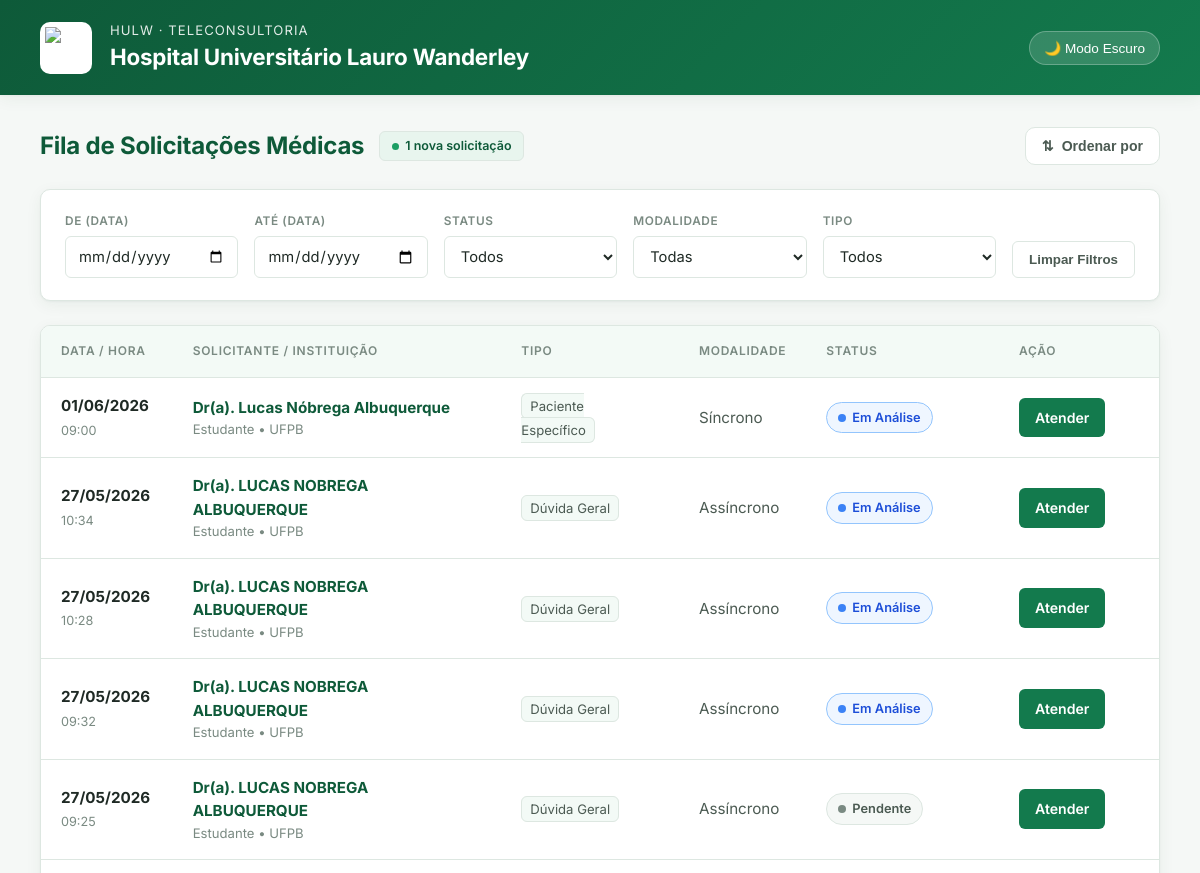
The page /fila/ (upper part) on the database as committed earlier.
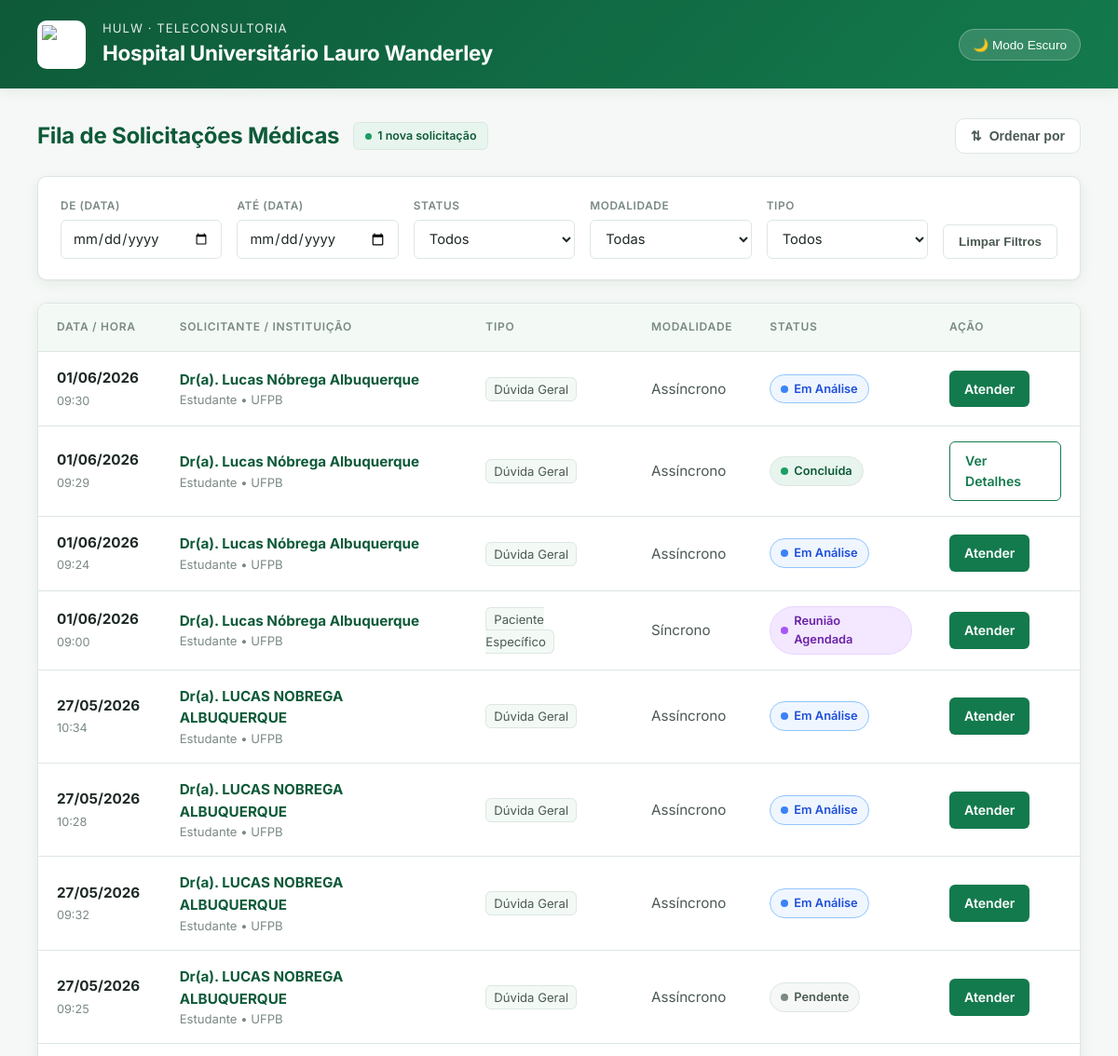
The same page on the database as committed later.
### teleconsultoria/models.py (models this page shows, shortened)
class Solicitacao(models.Model):
    profissional = models.ForeignKey(Profissional, on_delete=models.CASCADE, related_name='solicitacoes')
    medica_designada = models.ForeignKey(Medica, on_delete=models.SET_NULL, null=True, blank=True, related_name='atendimentos')
    status = models.CharField(max_length=20, choices=StatusSolicitacao.choices, default=StatusSolicitacao.PENDENTE)
    tipo_atendimento = models.CharField(max_length=20, choices=TipoAtendimento.choices)
    data_sol = models.DateTimeField(auto_now_add=True)
    data_marcada = models.DateField(null=True, blank=True)
    horario_marcado = models.TimeField(null=True, blank=True)
    duracao_estimada = models.PositiveIntegerField(null=True, blank=True, help_text="Duração em minutos")
    link_teams = models.URLField(max_length=500, null=True, blank=True)
    resumo_sincrono = models.TextField(null=True, blank=True)
    justificativa_cancelamento = models.TextField(null=True, blank=True)
    data_limite = models.DateField(null=True, blank=True)
    horario_limite = models.TimeField(null=True, blank=True)
    idade_pac = models.IntegerField(null=True, blank=True)
    sexo_pac = models.CharField(max_length=2, choices=Sexo.choices, null=True, blank=True)
    sexo_biologico_pac = models.CharField(max_length=1, choices=[('M', 'Masculino'), ('F', 'Feminino')], null=True, blank=True)
    queixas = models.TextField(null=True, blank=True)
    historico_med = models.TextField(blank=True, null=True)
    diagnostico_princ = models.TextField(blank=True, null=True)
    diagnostico_sec = models.TextField(blank=True, null=True)
    medicamentos = models.TextField(blank=True, null=True)
    exames_recentes = models.TextField(blank=True, null=True)
    duvida_clinica = models.TextField()
    token_acesso = models.UUIDField(default=uuid.uuid4, editable=False)
    class Meta:
        verbose_name = "Solicitação"
        verbose_name_plural = "Solicitações"

class Profissional(models.Model):
    user = models.OneToOneField(User, on_delete=models.CASCADE, null=True, blank=True)
    cpf = models.CharField(max_length=11, unique=True)
    nome_completo = models.CharField(max_length=255)
    email = models.EmailField()
    telefone = models.CharField(max_length=15, help_text="WhatsApp com DDD", blank=True, null=True)
    crm = models.CharField(max_length=20, blank=True, null=True)
    cargo = models.CharField(max_length=100)
    instituicao = models.CharField(max_length=100)

### teleconsultoria/views.py (the view)
# urls.py: path('fila/', views.fila_medica, name='fila_medica'),
def fila_medica(request):
    solicitacoes = Solicitacao.objects.all().order_by('-data_sol')
    return render(request, 'fila_medica.html', {'solicitacoes': solicitacoes})

### teleconsultoria/templates/fila_medica.html (shortened to what the changed rows need)
<!DOCTYPE html>
<html lang="pt-br">
<head>
</head>
<body>
    <header class="header">
        <div class="header-left">
            <div>
                <h1>Hospital Universitário Lauro Wanderley</h1>
            </div>
        </div>
    </header>
    <main class="container">
        <div class="page-title">
            <div style="display: flex; align-items: center; gap: 15px;">
                <h2>Fila de Solicitações Médicas</h2>
            </div>
        </div>
        <div class="table-wrapper">
            <table id="tabelaFila">
                <thead>
                    <tr>
                        <th>Data / Hora</th>
                        <th>Solicitante / Instituição</th>
                        <th>Tipo</th>
                        <th>Modalidade</th>
                        <th>Status</th>
                        <th>Ação</th>
                    </tr>
                </thead>
                <tbody id="tableBody">
                    {% for sol in solicitacoes %}
                    <tr class="linha-solicitacao"
                        data-data="{{ sol.data_sol|date:'Y-m-d H:i' }}"
                        data-status="{{ sol.status }}"
                        data-modalidade="{{ sol.tipo_atendimento }}"
                        data-tipo="{% if sol.idade_pac > 0 %}Paciente Específico{% else %}Dúvida Geral{% endif %}">
                        <td class="date-cell">
                            <strong>{{ sol.data_sol|date:"d/m/Y" }}</strong>
                            <small>{{ sol.data_sol|date:"H:i" }}</small>
                        </td>
                        <td>
                            <span class="sol-nome">
                                Dr(a). {{ sol.profissional.nome_completo|default:"Não informado" }}
                            </span>
                            <span class="inst-info">
                                {{ sol.profissional.cargo|default:"Médico(a)" }} • {{ sol.profissional.instituicao|default:"Instituição não informada" }}
                            </span>
                        </td>
                        <td>
                            <span style="font-size: 0.82rem; background: var(--hulw-green-soft); border: 1px solid var(--line); padding: 4px 8px; border-radius: 6px;">
                                {% if sol.idade_pac > 0 %}Paciente Específico{% else %}Dúvida Geral{% endif %}
                            </span>
                        </td>
                        <td>{{ sol.get_tipo_atendimento_display }}</td>
                        <td>
                            <span class="status-pill status-{{ sol.status }}">
                                {{ sol.get_status_display }}
                            </span>
                        </td>
                        <td>
                            <a href="{% url 'detalhe_caso' sol.id %}" class="btn {% if sol.status == 'CONCLUIDA' %}btn-concluido{% endif %}">
                                {% if sol.status == 'CONCLUIDA' %}Ver Detalhes{% else %}Atender{% endif %}
                            </a>
                        </td>
                    </tr>
                    {% empty %}
                    <tr>
                        <td colspan="6" style="text-align:center; padding: 40px; color: var(--muted);">Nenhuma solicitação encontrada.</td>
                    </tr>
                    {% endfor %}
                </tbody>
            </table>
        </div>
    </main>
</body>
</html>

Rows that differ between the two databases and show on the page:
added Solicitacao: data_sol "01/06/2026", data_sol "09:30", profissional.nome_completo "Lucas Nóbrega Albuquerque", profissional.cargo "Estudante", profissional.instituicao "UFPB", idade_pac "Dúvida Geral", tipo_atendimento "Assíncrono", status "Em Análise", shows "Atender"
added Solicitacao: data_sol "01/06/2026", data_sol "09:29", profissional.nome_completo "Lucas Nóbrega Albuquerque", profissional.cargo "Estudante", profissional.instituicao "UFPB", idade_pac "Dúvida Geral", tipo_atendimento "Assíncrono", status "Concluída", shows "Ver Detalhes"
added Solicitacao: data_sol "01/06/2026", data_sol "09:24", profissional.nome_completo "Lucas Nóbrega Albuquerque", profissional.cargo "Estudante", profissional.instituicao "UFPB", idade_pac "Dúvida Geral", tipo_atendimento "Assíncrono", status "Em Análise", shows "Atender"
changed Solicitacao "Síncrono": status "Em Análise" → "Reunião Agendada"
